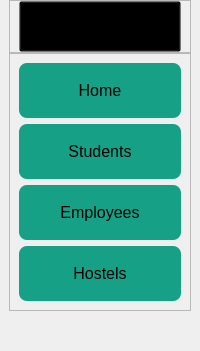
     <widget class="QWidget" name="LeftMenuContainer" native="true">
      <property name="maximumSize">
       <size>
        <width>200</width>
        <height>16777215</height>
       </size>
      </property>
      <property name="font">
       <font>
        <family>Montserrat</family>
        <pointsize>11</pointsize>
       </font>
      </property>
      <property name="styleSheet">
       <string notr="true">#LeftMenuContainer{
	background-color: #A2D9CE;
}
QPushButton {
	padding:10px;
}</string>
      </property>
      <layout class="QVBoxLayout" name="verticalLayout">
       <property name="spacing">
        <number>9</number>
       </property>
       <property name="leftMargin">
        <number>9</number>
       </property>
       <property name="topMargin">
        <number>0</number>
       </property>
       <property name="rightMargin">
        <number>9</number>
       </property>
       <property name="bottomMargin">
        <number>0</number>
       </property>
       <item>
        <widget class="QWidget" name="widget" native="true">
         <property name="styleSheet">
          <string notr="true"/>
         </property>
         <layout class="QVBoxLayout" name="verticalLayout_3">
          <property name="spacing">
           <number>0</number>
          </property>
          <property name="leftMargin">
           <number>0</number>
          </property>
          <property name="topMargin">
           <number>0</number>
          </property>
          <property name="rightMargin">
           <number>0</number>
          </property>
          <property name="bottomMargin">
           <number>0</number>
          </property>
          <item>
           <widget class="QFrame" name="frame">
            <property name="font">
             <font>
              <family>Montserrat</family>
              <pointsize>12</pointsize>
             </font>
            </property>
            <property name="styleSheet">
             <string notr="true"/>
            </property>
            <property name="frameShape">
             <enum>QFrame::StyledPanel</enum>
            </property>
            <property name="frameShadow">
             <enum>QFrame::Raised</enum>
            </property>
            <layout class="QVBoxLayout" name="verticalLayout_6">
             <property name="topMargin">
              <number>0</number>
             </property>
             <property name="bottomMargin">
              <number>0</number>
             </property>
             <item>
              <widget class="QPushButton" name="pushButton">
               <property name="font">
                <font>
                 <family>Montserrat</family>
                 <pointsize>13</pointsize>
                </font>
               </property>
               <property name="styleSheet">
                <string notr="true">background:transparent;
padding-top:15px;</string>
               </property>
               <property name="text">
                <string/>
               </property>
               <property name="icon">
                <iconset resource="assets/resources.qrc">
                 <normaloff>:/logos/logo_0.png</normaloff>:/logos/logo_0.png</iconset>
               </property>
               <property name="iconSize">
                <size>
                 <width>130</width>
                 <height>40</height>
                </size>
               </property>
              </widget>
             </item>
            </layout>
           </widget>
          </item>
          <item>
           <widget class="QFrame" name="frame_2">
            <property name="font">
             <font>
              <pointsize>11</pointsize>
             </font>
            </property>
            <property name="styleSheet">
             <string notr="true">#frame_2 QPushButton{
	padding:15px;
	height:25px;
	font-family:&quot;Montserrat&quot;;
	font-size:16px;
	border-radius:8px;
	background-color:#16A085;
}
#frame_2 QPushButton::hover{
	background-color: #ffffff;
}
#frame_2 {
}</string>
            </property>
            <property name="frameShape">
             <enum>QFrame::StyledPanel</enum>
            </property>
            <property name="frameShadow">
             <enum>QFrame::Raised</enum>
            </property>
            <layout class="QVBoxLayout" name="verticalLayout_4">
             <property name="topMargin">
              <number>9</number>
             </property>
             <item>
              <widget class="QPushButton" name="pushButton_2">
               <property name="contextMenuPolicy">
                <enum>Qt::DefaultContextMenu</enum>
               </property>
               <property name="layoutDirection">
                <enum>Qt::LeftToRight</enum>
               </property>
               <property name="autoFillBackground">
                <bool>false</bool>
               </property>
               <property name="text">
                <string>Home</string>
               </property>
               <property name="icon">
                <iconset resource="assets/resources.qrc">
                 <normaloff>:/logos/home.png</normaloff>:/logos/home.png</iconset>
               </property>
               <property name="iconSize">
                <size>
                 <width>36</width>
                 <height>36</height>
                </size>
               </property>
               <property name="autoDefault">
                <bool>false</bool>
               </property>
              </widget>
             </item>
             <item>
              <widget class="QPushButton" name="pushButton_3">
               <property name="sizePolicy">
                <sizepolicy hsizetype="Minimum" vsizetype="Fixed">
                 <horstretch>0</horstretch>
                 <verstretch>0</verstretch>
                </sizepolicy>
               </property>
               <property name="text">
                <string>Students</string>
               </property>
               <property name="icon">
                <iconset resource="assets/resources.qrc">
                 <normaloff>:/logos/student.png</normaloff>:/logos/student.png</iconset>
               </property>
               <property name="iconSize">
                <size>
                 <width>40</width>
                 <height>40</height>
                </size>
               </property>
              </widget>
             </item>
             <item>
              <widget class="QPushButton" name="pushButton_4">
               <property name="text">
                <string>Employees</string>
               </property>
               <property name="icon">
                <iconset resource="assets/resources.qrc">
                 <normaloff>:/logos/employee.png</normaloff>:/logos/employee.png</iconset>
               </property>
               <property name="iconSize">
                <size>
                 <width>40</width>
                 <height>40</height>
                </size>
               </property>
              </widget>
             </item>
             <item>
              <widget class="QPushButton" name="pushButton_5">
               <property name="text">
                <string>Hostels</string>
               </property>
               <property name="icon">
                <iconset resource="assets/resources.qrc">
                 <normaloff>:/logos/hostel.png</normaloff>:/logos/hostel.png</iconset>
               </property>
               <property name="iconSize">
                <size>
                 <width>36</width>
                 <height>40</height>
                </size>
               </property>
              </widget>
             </item>
            </layout>
           </widget>
          </item>
          <item>
           <spacer name="verticalSpacer">
            <property name="orientation">
             <enum>Qt::Vertical</enum>
            </property>
            <property name="sizeHint" stdset="0">
             <size>
              <width>20</width>
              <height>40</height>
             </size>
            </property>
           </spacer>
          </item>
         </layout>
        </widget>
       </item>
      </layout>
     </widget>
